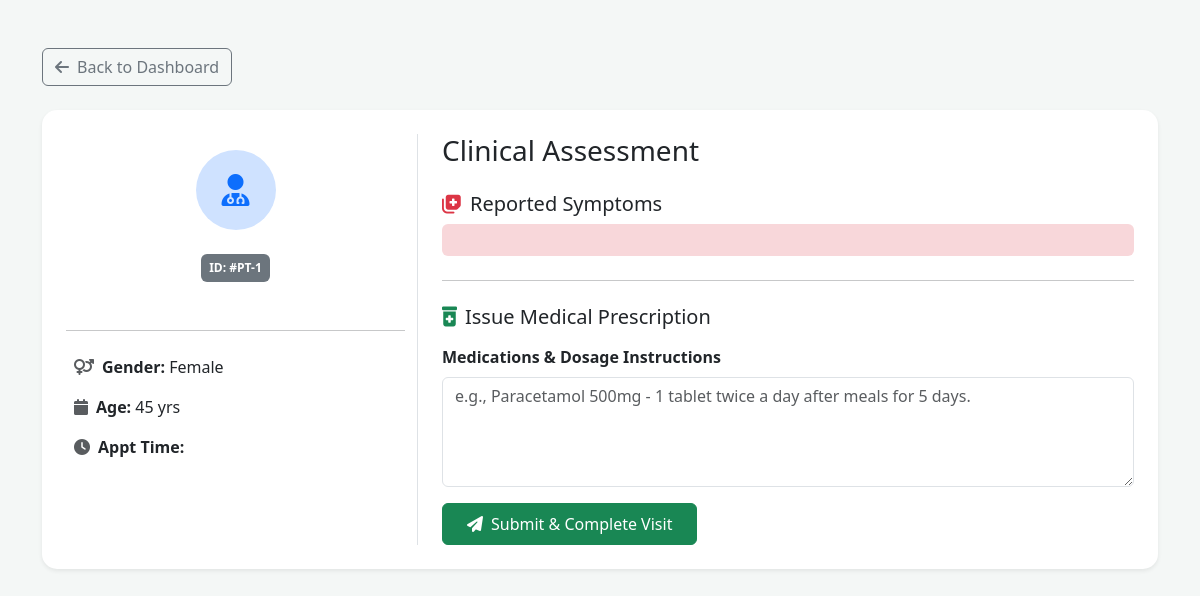
Page /patient-records/1 on the committed database.
### models.py (models this page shows)
class Patient(db.Model):
    id = db.Column(db.Integer, primary_key=True)
    full_name = db.Column(db.String(150), nullable=False)
    email = db.Column(db.String(150), unique=True, nullable=False)
    password = db.Column(db.String(255), nullable=False)
    age = db.Column(db.Integer, nullable=False)
    gender = db.Column(db.String(20), nullable=False)
    phone = db.Column(db.String(20), nullable=True)
    blood_group = db.Column(db.String(10), nullable=True)
    address = db.Column(db.Text, nullable=True)
    medical_history = db.Column(db.Text, nullable=True)

### app.py (the view)
@app.route("/patient-records/<int:patient_id>")
def patient_record(patient_id):
    patient = Patient.query.get_or_404(patient_id)
    return render_template("patient_details.html", patient=patient)

### templates/patient_details.html (shortened to what this page needs)
<!DOCTYPE html>
<html lang="en">
<head>
    <link href="https://cdn.jsdelivr.net/npm/bootstrap@5.3.0/dist/css/bootstrap.min.css" rel="stylesheet">
    <link rel="stylesheet" href="https://cdnjs.cloudflare.com/ajax/libs/font-awesome/6.4.0/css/all.min.css">
</head>
<body>
    <div class="container py-5">
        <div class="mb-4">
            <a href="/doctor-dashboard" class="btn btn-outline-secondary">
                <i class="fa-solid fa-arrow-left me-2"></i>Back to Dashboard
            </a>
        </div>
        <div class="card shadow-sm detail-card p-4">
            <div class="row">
                <div class="col-md-4 border-end">
                    <div class="text-center py-3">
                        <div class="bg-primary-subtle text-primary rounded-circle d-inline-flex align-items-center justify-content-center mb-3" style="width: 80px; height: 80px;">
                            <i class="fa-solid fa-user-md fa-2x"></i>
                        </div>
                        <span class="badge bg-secondary p-2 mb-3">ID: #PT-{{ patient.id }}</span>
                    </div>
                    <hr>
                    <div class="p-2">
                        <p><strong><i class="fa-solid fa-venus-mars me-2 text-muted"></i>Gender:</strong> {{ patient.gender }}</p>
                        <p><strong><i class="fa-solid fa-calendar me-2 text-muted"></i>Age:</strong> {{ patient.age }} yrs</p>
                        <p><strong><i class="fa-solid fa-clock me-2 text-muted"></i>Appt Time:</strong> {{ patient.time }}</p>
                    </div>
                </div>
                <div class="col-md-8 ps-md-4">
                    <h3 class="mb-4">Clinical Assessment</h3>
                    <div class="mb-4">
                        <h5><i class="fa-solid fa-notes-medical me-2 text-danger"></i>Reported Symptoms</h5>
                        <div class="alert alert-danger bg-danger-subtle text-danger-emphasis border-0 mt-2">
                        </div>
                    </div>
                    <hr class="my-4">
                    <h5><i class="fa-solid fa-prescription-bottle-medical me-2 text-success"></i>Issue Medical Prescription</h5>
                    <form action="/prescribe/{{ patient.id }}" method="POST" class="mt-3">
                        <div class="mb-3">
                            <label for="prescription" class="form-label fw-semibold">Medications & Dosage Instructions</label>
                            <textarea class="form-control" id="prescription" name="prescription" rows="4" placeholder="e.g., Paracetamol 500mg - 1 tablet twice a day after meals for 5 days." required></textarea>
                        </div>
                        <button type="submit" class="btn btn-success px-4 py-2">
                            <i class="fa-solid fa-paper-plane me-2"></i>Submit & Complete Visit
                        </button>
                    </form>
                </div>
            </div>
        </div>
    </div>
</body>
</html>

### templates/patient_details.html (style rules this page uses)
body { background-color: #f4f7f6; }
.detail-card { border: none; border-radius: 15px; }

### rows in the picture
Patient: id "1", gender "Female", age "45"
